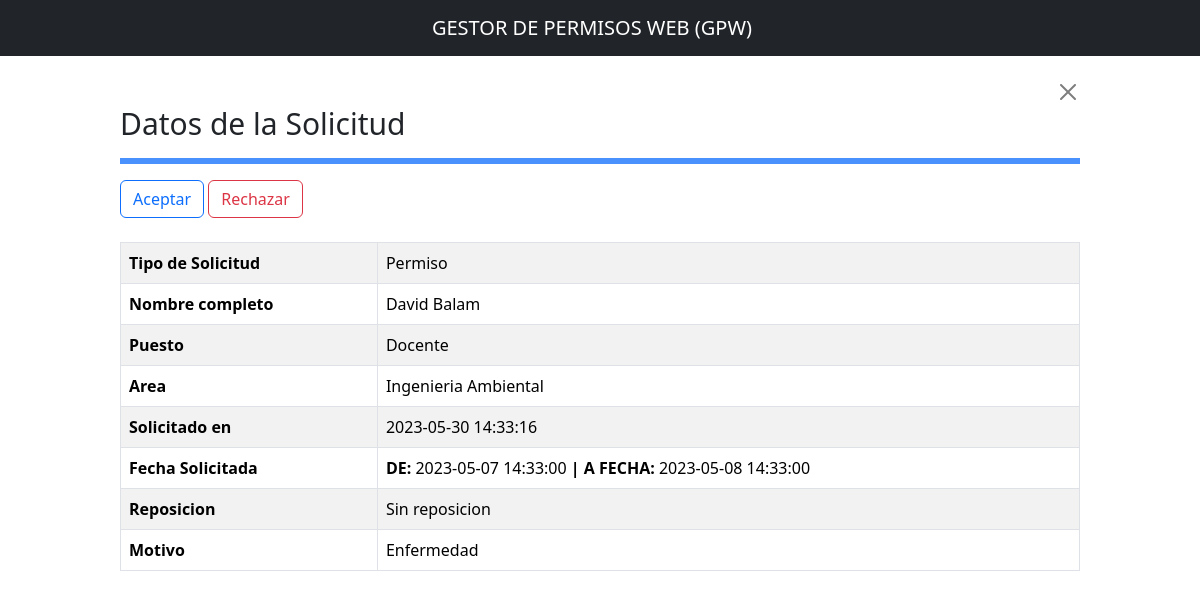
Screenshot of /ROL3/view3.php?id=4 with the database file from the repository.
### tables this page shows
CREATE TABLE IF NOT EXISTS `solicitud` (
  `ID` smallint NOT NULL AUTO_INCREMENT,
  `Tipo_solicitud_ID` smallint DEFAULT NULL,
  `Request_at` datetime DEFAULT CURRENT_TIMESTAMP,
  `de_fecha` datetime DEFAULT NULL,
  `a_fecha` datetime DEFAULT NULL,
  `reposicion` text,
  `fecha_r1` datetime DEFAULT NULL,
  `fecha_r2` datetime DEFAULT NULL,
  `sueldo` text,
  `hora_establecida` varchar(50) DEFAULT NULL,
  `Hora_modificada` varchar(50) DEFAULT NULL,
  `motivo` text,
  `otro` text,
  `adjunto` longblob,
  `motivo_id` smallint DEFAULT NULL,
  `User_ID` smallint DEFAULT NULL,
  `Estado_ID` smallint DEFAULT NULL,
  PRIMARY KEY (`ID`),
  KEY `Tipo_solicitud_ID` (`Tipo_solicitud_ID`),
  KEY `User_ID` (`User_ID`),
  KEY `Estado_ID` (`Estado_ID`),
  KEY `motivo_id` (`motivo_id`)
);

CREATE TABLE IF NOT EXISTS `tipo_solicitud` (
  `ID` smallint NOT NULL AUTO_INCREMENT,
  `Tipo_solicitud_nombre` varchar(45) DEFAULT NULL,
  `Tipo_solicitud_valor` int DEFAULT NULL,
  PRIMARY KEY (`ID`)
);

CREATE TABLE IF NOT EXISTS `perfil` (
  `id` smallint NOT NULL AUTO_INCREMENT,
  `nombre` text NOT NULL,
  `apellido` text NOT NULL,
  `sexo` varchar(50) NOT NULL,
  `area` text NOT NULL,
  `puesto` text NOT NULL,
  `create_at` datetime DEFAULT CURRENT_TIMESTAMP,
  `update_at` datetime DEFAULT CURRENT_TIMESTAMP,
  `User_ID` smallint NOT NULL,
  PRIMARY KEY (`id`),
  KEY `User_ID` (`User_ID`)
);

### DB/datos2.php (called while the page is built, shortened)
<?php
include_once 'Db.php';
if (isset($_GET['id'])) {
    $solicitudID = $_GET['id'];
    $query = "SELECT solicitud.ID, tipo_solicitud.Tipo_solicitud_nombre, perfil.nombre, perfil.apellido, perfil.puesto, perfil.area,
            solicitud.Request_at, solicitud.de_fecha, solicitud.a_fecha, solicitud.reposicion, solicitud.fecha_r1, solicitud.fecha_r2,
            solicitud.sueldo, solicitud.hora_establecida, solicitud.hora_modificada, solicitud.motivo, solicitud.otro, solicitud.adjunto, estado.Estado_nombre
            FROM solicitud
            JOIN tipo_solicitud ON solicitud.Tipo_solicitud_ID = tipo_solicitud.ID
            JOIN perfil ON solicitud.User_ID = perfil.User_ID
            JOIN estado ON solicitud.Estado_ID = estado.ID
            WHERE solicitud.ID = $solicitudID";
    $result = $MySQLiconn->query($query);
    if ($result) {
        if ($result->num_rows > 0) {
            while ($row = $result->fetch_assoc()) {
                $tipoSolicitudNombre = $row['Tipo_solicitud_nombre'];
                $nombre = $row['nombre'];
                $apellido = $row['apellido'];
                $puesto = $row['puesto'];
                $area = $row['area'];
                $requestAt = $row['Request_at'];
                $deFecha = $row['de_fecha'];
                $aFecha = $row['a_fecha'];
                $reposicion = $row['reposicion'];
                $motivo = $row['motivo'];
            }
        } else {
            echo "No se encontraron solicitudes con el ID proporcionado.";
        }
    } else {
        echo "Error al ejecutar la consulta: " . $MySQLiconn->error;
    }
} else {
    echo "No se proporcionó un ID de solicitud en el URL.";
}
?>

### ROL3/view3.php (the view, shortened to what this page needs)
<?php
include_once '../DB/Db.php';
if (isset($_GET['id'])) {
    $solicitudID = $_GET['id'];
}
?>
<!DOCTYPE html>
<html lang="es">
<head>
    <link rel="stylesheet" href="../CSS/Inicio.css">
    <link rel="stylesheet" href="../CSS/Normalize.css">
    <link href="https://cdn.jsdelivr.net/npm/bootstrap@5.3.2/dist/css/bootstrap.min.css" rel="stylesheet"
>
</head>
<body>
    <header>
        <nav class="navbar bg-dark" data-bs-theme="dark">
            <div class="container-fluid justify-content-center">
                <a class="navbar-brand" href="#">GESTOR DE PERMISOS WEB (GPW)</a>
            </div>
        </nav>
    </header>
    <section>
        <div class="center-container3">
            <div class="align-middle">
                <div id="texto-derecha">
                    <br>
                    <button type="button" class="btn-close" aria-label="Close"
                        onclick="window.location.href = 'Inicio3.php'"></button>
                </div>
            </div>
            <div id="texto-izquierda">
                <h1 style="font-size: 30px;">Datos de la Solicitud</h1>
                <hr class="border border-primary border-3 opacity-75">
                <div>
                    <form id="form12" class="formulario" method="POST" action="status3.php?id=<?php echo $solicitudID; ?>">
                        <button type="button" class="btn btn-outline-primary" data-bs-toggle="modal"
                            data-bs-target="#modalAceptar">
                            Aceptar
                        </button>
                        <button type="button" class="btn btn-outline-danger" data-bs-toggle="modal"
                            data-bs-target="#modalRechazar">
                            Rechazar
                        </button>
                    </form>
                </div>
                <?php
                if (isset($_GET['id'])) {
                    include_once '../DB/datos2.php';
                }
                ?>
                <div class="table-responsive fs-6">
                    <br>
                    <div class="table-responsive fs-6">
                        <table class="table table-striped table-bordered ">
                            <?php if (!empty($tipoSolicitudNombre)): ?>
                                <tr>
                                    <td id="texto-izquierda" class="fw-bold">Tipo de Solicitud</td>
                                    <td id="texto-izquierda">
                                        <?php echo $tipoSolicitudNombre; ?>
                                    </td>
                                </tr>
                            <?php endif; ?>
                            <?php if (!empty($nombre)): ?>
                                <tr>
                                    <td id="texto-izquierda" class="fw-bold">Nombre completo</td>
                                    <td id="texto-izquierda">
                                        <?php echo $nombre . ' ' . $apellido; ?>
                                    </td>
                                </tr>
                            <?php endif; ?>
                            <?php if (!empty($puesto)): ?>
                                <tr>
                                    <td id="texto-izquierda" class="fw-bold">Puesto</td>
                                    <td id="texto-izquierda">
                                        <?php echo $puesto; ?>
                                    </td>
                                </tr>
                            <?php endif; ?>
                            <?php if (!empty($area)): ?>
                                <tr>
                                    <td id="texto-izquierda" class="fw-bold">Area</td>
                                    <td id="texto-izquierda">
                                        <?php echo $area; ?>
                                    </td>
                                </tr>
                            <?php endif; ?>
                            <?php if (!empty($requestAt)): ?>
                                <tr>
                                    <td id="texto-izquierda" class="fw-bold">Solicitado en</td>
                                    <td id="texto-izquierda">
                                        <?php echo $requestAt; ?>
                                    </td>
                                </tr>
                            <?php endif; ?>
                            <?php if (!empty($deFecha)): ?>
                                <tr>
                                    <td id="texto-izquierda" class="fw-bold">Fecha Solicitada</td>
                                    <td id="texto-izquierda">
                                        <?php echo '<b>DE: </b>' . $deFecha . '<b> | A  FECHA: </b>' . $aFecha; ?>
                                    </td>
                                </tr>
                            <?php endif; ?>
                            <?php if (!empty($reposicion)): ?>
                                <tr>
                                    <td id="texto-izquierda" class="fw-bold">Reposicion</td>
                                    <td id="texto-izquierda">
                                        <?php echo $reposicion; ?>
                                    </td>
                                </tr>
                            <?php endif; ?>
                            <?php if (!empty($motivo)): ?>
                                <tr>
                                    <td id="texto-izquierda" class="fw-bold">Motivo</td>
                                    <td id="texto-izquierda">
                                        <?php echo $motivo; ?>
                                    </td>
                                </tr>
                            <?php endif; ?>
                        </table>
                    </div>
                </div>
    </section>
</body>
</html>

### CSS/Inicio.css (style rules this page uses)
* { margin: 0; padding: 0; }
body { font-family: sans-serif; color: #FFFFFF; }
#texto-derecha { text-align: right; }
#texto-izquierda { text-align: left; }
.center-container3 { font-size: 16px; width: 100%; text-align: center; margin: auto; padding: 0px 120px; }

### rows the page displays
solicitud: Tipo_solicitud_ID.Tipo_solicitud_nombre "Permiso", perfil.nombre "David", perfil.apellido "Balam", perfil.puesto "Docente", perfil.area "Ingenieria Ambiental", Request_at "2023-05-30 14:33:16", de_fecha "2023-05-07 14:33:00", a_fecha "2023-05-08 14:33:00", reposicion "Sin reposicion", motivo "Enfermedad"
